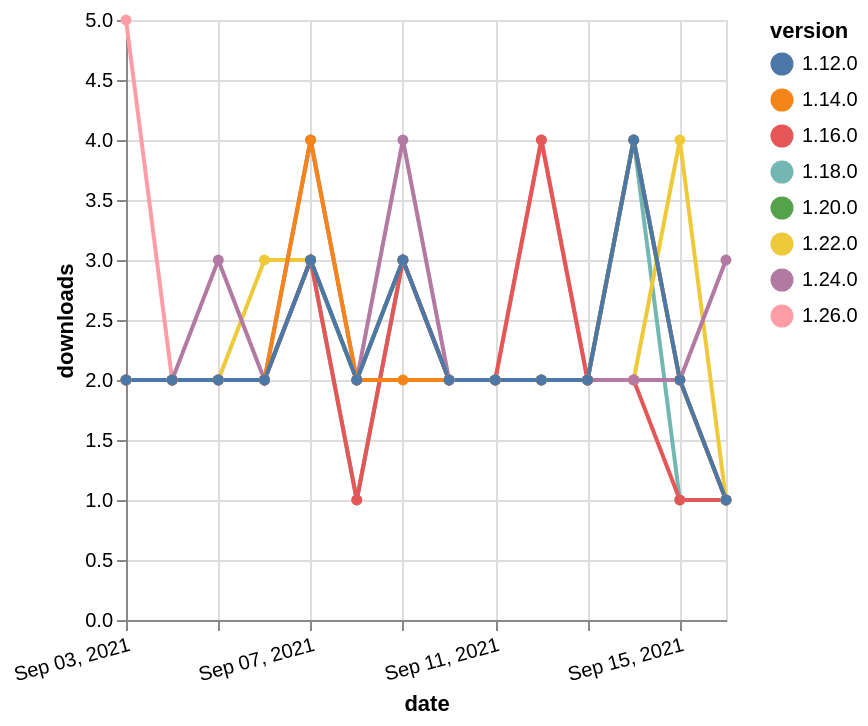

The specification (Vega-Lite) saved for this image:
### Vega-Lite specification from a JSON file in a GitHub repository (floating-point values rounded to 4 significant figures)
{"$schema": "https://vega.github.io/schema/vega-lite/v5.json", "description": "A simple bar chart with embedded data.", "data": {"values": [{"date": "2021-09-03", "total": 1615, "delta": 2, "version": "1.18.0"}, {"date": "2021-09-04", "total": 1617, "delta": 2, "version": "1.18.0"}, {"date": "2021-09-05", "total": 1619, "delta": 2, "version": "1.18.0"}, {"date": "2021-09-06", "total": 1621, "delta": 2, "version": "1.18.0"}, {"date": "2021-09-07", "total": 1624, "delta": 3, "version": "1.18.0"}, {"date": "2021-09-08", "total": 1625, "delta": 1, "version": "1.18.0"}, {"date": "2021-09-09", "total": 1628, "delta": 3, "version": "1.18.0"}, {"date": "2021-09-10", "total": 1630, "delta": 2, "version": "1.18.0"}, {"date": "2021-09-11", "total": 1632, "delta": 2, "version": "1.18.0"}, {"date": "2021-09-12", "total": 1634, "delta": 2, "version": "1.18.0"}, {"date": "2021-09-13", "total": 1636, "delta": 2, "version": "1.18.0"}, {"date": "2021-09-14", "total": 1640, "delta": 4, "version": "1.18.0"}, {"date": "2021-09-15", "total": 1641, "delta": 1, "version": "1.18.0"}, {"date": "2021-09-16", "total": 1642, "delta": 1, "version": "1.18.0"}, {"date": "2021-09-03", "total": 1009, "delta": 2, "version": "1.22.0"}, {"date": "2021-09-04", "total": 1011, "delta": 2, "version": "1.22.0"}, {"date": "2021-09-05", "total": 1013, "delta": 2, "version": "1.22.0"}, {"date": "2021-09-06", "total": 1016, "delta": 3, "version": "1.22.0"}, {"date": "2021-09-07", "total": 1019, "delta": 3, "version": "1.22.0"}, {"date": "2021-09-08", "total": 1021, "delta": 2, "version": "1.22.0"}, {"date": "2021-09-09", "total": 1024, "delta": 3, "version": "1.22.0"}, {"date": "2021-09-10", "total": 1026, "delta": 2, "version": "1.22.0"}, {"date": "2021-09-11", "total": 1028, "delta": 2, "version": "1.22.0"}, {"date": "2021-09-12", "total": 1030, "delta": 2, "version": "1.22.0"}, {"date": "2021-09-13", "total": 1032, "delta": 2, "version": "1.22.0"}, {"date": "2021-09-14", "total": 1034, "delta": 2, "version": "1.22.0"}, {"date": "2021-09-15", "total": 1038, "delta": 4, "version": "1.22.0"}, {"date": "2021-09-16", "total": 1039, "delta": 1, "version": "1.22.0"}, {"date": "2021-09-03", "total": 210, "delta": 5, "version": "1.26.0"}, {"date": "2021-09-04", "total": 212, "delta": 2, "version": "1.26.0"}, {"date": "2021-09-05", "total": 214, "delta": 2, "version": "1.26.0"}, {"date": "2021-09-06", "total": 216, "delta": 2, "version": "1.26.0"}, {"date": "2021-09-07", "total": 219, "delta": 3, "version": "1.26.0"}, {"date": "2021-09-08", "total": 221, "delta": 2, "version": "1.26.0"}, {"date": "2021-09-09", "total": 224, "delta": 3, "version": "1.26.0"}, {"date": "2021-09-10", "total": 226, "delta": 2, "version": "1.26.0"}, {"date": "2021-09-11", "total": 228, "delta": 2, "version": "1.26.0"}, {"date": "2021-09-12", "total": 232, "delta": 4, "version": "1.26.0"}, {"date": "2021-09-13", "total": 234, "delta": 2, "version": "1.26.0"}, {"date": "2021-09-14", "total": 236, "delta": 2, "version": "1.26.0"}, {"date": "2021-09-15", "total": 238, "delta": 2, "version": "1.26.0"}, {"date": "2021-09-16", "total": 239, "delta": 1, "version": "1.26.0"}, {"date": "2021-09-03", "total": 1467, "delta": 2, "version": "1.20.0"}, {"date": "2021-09-04", "total": 1469, "delta": 2, "version": "1.20.0"}, {"date": "2021-09-05", "total": 1471, "delta": 2, "version": "1.20.0"}, {"date": "2021-09-06", "total": 1473, "delta": 2, "version": "1.20.0"}, {"date": "2021-09-07", "total": 1476, "delta": 3, "version": "1.20.0"}, {"date": "2021-09-08", "total": 1478, "delta": 2, "version": "1.20.0"}, {"date": "2021-09-09", "total": 1481, "delta": 3, "version": "1.20.0"}, {"date": "2021-09-10", "total": 1483, "delta": 2, "version": "1.20.0"}, {"date": "2021-09-11", "total": 1485, "delta": 2, "version": "1.20.0"}, {"date": "2021-09-12", "total": 1487, "delta": 2, "version": "1.20.0"}, {"date": "2021-09-13", "total": 1489, "delta": 2, "version": "1.20.0"}, {"date": "2021-09-14", "total": 1493, "delta": 4, "version": "1.20.0"}, {"date": "2021-09-15", "total": 1495, "delta": 2, "version": "1.20.0"}, {"date": "2021-09-16", "total": 1496, "delta": 1, "version": "1.20.0"}, {"date": "2021-09-03", "total": 2054, "delta": 2, "version": "1.16.0"}, {"date": "2021-09-04", "total": 2056, "delta": 2, "version": "1.16.0"}, {"date": "2021-09-05", "total": 2058, "delta": 2, "version": "1.16.0"}, {"date": "2021-09-06", "total": 2060, "delta": 2, "version": "1.16.0"}, {"date": "2021-09-07", "total": 2063, "delta": 3, "version": "1.16.0"}, {"date": "2021-09-08", "total": 2064, "delta": 1, "version": "1.16.0"}, {"date": "2021-09-09", "total": 2067, "delta": 3, "version": "1.16.0"}, {"date": "2021-09-10", "total": 2069, "delta": 2, "version": "1.16.0"}, {"date": "2021-09-11", "total": 2071, "delta": 2, "version": "1.16.0"}, {"date": "2021-09-12", "total": 2075, "delta": 4, "version": "1.16.0"}, {"date": "2021-09-13", "total": 2077, "delta": 2, "version": "1.16.0"}, {"date": "2021-09-14", "total": 2079, "delta": 2, "version": "1.16.0"}, {"date": "2021-09-15", "total": 2080, "delta": 1, "version": "1.16.0"}, {"date": "2021-09-16", "total": 2081, "delta": 1, "version": "1.16.0"}, {"date": "2021-09-03", "total": 685, "delta": 2, "version": "1.24.0"}, {"date": "2021-09-04", "total": 687, "delta": 2, "version": "1.24.0"}, {"date": "2021-09-05", "total": 690, "delta": 3, "version": "1.24.0"}, {"date": "2021-09-06", "total": 692, "delta": 2, "version": "1.24.0"}, {"date": "2021-09-07", "total": 696, "delta": 4, "version": "1.24.0"}, {"date": "2021-09-08", "total": 698, "delta": 2, "version": "1.24.0"}, {"date": "2021-09-09", "total": 702, "delta": 4, "version": "1.24.0"}, {"date": "2021-09-10", "total": 704, "delta": 2, "version": "1.24.0"}, {"date": "2021-09-11", "total": 706, "delta": 2, "version": "1.24.0"}, {"date": "2021-09-12", "total": 708, "delta": 2, "version": "1.24.0"}, {"date": "2021-09-13", "total": 710, "delta": 2, "version": "1.24.0"}, {"date": "2021-09-14", "total": 712, "delta": 2, "version": "1.24.0"}, {"date": "2021-09-15", "total": 714, "delta": 2, "version": "1.24.0"}, {"date": "2021-09-16", "total": 717, "delta": 3, "version": "1.24.0"}, {"date": "2021-09-03", "total": 2435, "delta": 2, "version": "1.14.0"}, {"date": "2021-09-04", "total": 2437, "delta": 2, "version": "1.14.0"}, {"date": "2021-09-05", "total": 2439, "delta": 2, "version": "1.14.0"}, {"date": "2021-09-06", "total": 2441, "delta": 2, "version": "1.14.0"}, {"date": "2021-09-07", "total": 2445, "delta": 4, "version": "1.14.0"}, {"date": "2021-09-08", "total": 2447, "delta": 2, "version": "1.14.0"}, {"date": "2021-09-09", "total": 2449, "delta": 2, "version": "1.14.0"}, {"date": "2021-09-10", "total": 2451, "delta": 2, "version": "1.14.0"}, {"date": "2021-09-11", "total": 2453, "delta": 2, "version": "1.14.0"}, {"date": "2021-09-12", "total": 2455, "delta": 2, "version": "1.14.0"}, {"date": "2021-09-13", "total": 2457, "delta": 2, "version": "1.14.0"}, {"date": "2021-09-14", "total": 2461, "delta": 4, "version": "1.14.0"}, {"date": "2021-09-15", "total": 2463, "delta": 2, "version": "1.14.0"}, {"date": "2021-09-16", "total": 2464, "delta": 1, "version": "1.14.0"}, {"date": "2021-09-03", "total": 2371, "delta": 2, "version": "1.12.0"}, {"date": "2021-09-04", "total": 2373, "delta": 2, "version": "1.12.0"}, {"date": "2021-09-05", "total": 2375, "delta": 2, "version": "1.12.0"}, {"date": "2021-09-06", "total": 2377, "delta": 2, "version": "1.12.0"}, {"date": "2021-09-07", "total": 2380, "delta": 3, "version": "1.12.0"}, {"date": "2021-09-08", "total": 2382, "delta": 2, "version": "1.12.0"}, {"date": "2021-09-09", "total": 2385, "delta": 3, "version": "1.12.0"}, {"date": "2021-09-10", "total": 2387, "delta": 2, "version": "1.12.0"}, {"date": "2021-09-11", "total": 2389, "delta": 2, "version": "1.12.0"}, {"date": "2021-09-12", "total": 2391, "delta": 2, "version": "1.12.0"}, {"date": "2021-09-13", "total": 2393, "delta": 2, "version": "1.12.0"}, {"date": "2021-09-14", "total": 2397, "delta": 4, "version": "1.12.0"}, {"date": "2021-09-15", "total": 2399, "delta": 2, "version": "1.12.0"}, {"date": "2021-09-16", "total": 2400, "delta": 1, "version": "1.12.0"}]}, "width": "container", "mark": {"type": "line", "point": {"filled": true}}, "encoding": {"x": {"field": "date", "type": "temporal", "timeUnit": "yearmonthdate", "title": "date", "axis": {"labelAngle": -15}}, "y": {"field": "delta", "type": "quantitative", "title": "downloads"}, "color": {"field": "version", "type": "nominal"}, "tooltip": {"field": "delta"}}}
